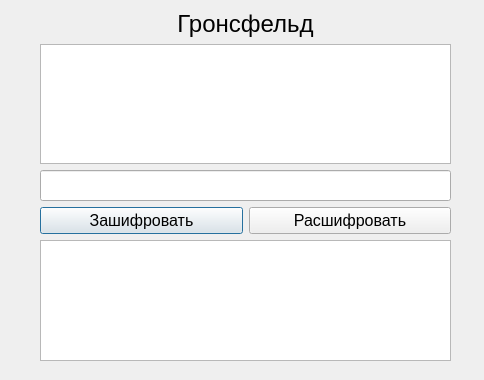
<?xml version="1.0" encoding="UTF-8"?>
<ui version="4.0">
 <class>Gronsfeld</class>
 <widget class="QDialog" name="Gronsfeld">
  <property name="geometry">
   <rect>
    <x>0</x>
    <y>0</y>
    <width>484</width>
    <height>380</height>
   </rect>
  </property>
  <property name="windowTitle">
   <string>Gronsfeld</string>
  </property>
  <widget class="QWidget" name="">
   <property name="geometry">
    <rect>
     <x>40</x>
     <y>10</y>
     <width>411</width>
     <height>351</height>
    </rect>
   </property>
   <layout class="QVBoxLayout" name="verticalLayout">
    <item>
     <widget class="QLabel" name="label">
      <property name="font">
       <font>
        <pointsize>18</pointsize>
       </font>
      </property>
      <property name="text">
       <string>Гронсфельд</string>
      </property>
      <property name="alignment">
       <set>Qt::AlignCenter</set>
      </property>
     </widget>
    </item>
    <item>
     <widget class="QTextEdit" name="input">
      <property name="font">
       <font>
        <pointsize>14</pointsize>
       </font>
      </property>
     </widget>
    </item>
    <item>
     <widget class="QLineEdit" name="key">
      <property name="font">
       <font>
        <pointsize>14</pointsize>
       </font>
      </property>
     </widget>
    </item>
    <item>
     <layout class="QHBoxLayout" name="horizontalLayout">
      <item>
       <widget class="QPushButton" name="encrypt">
        <property name="font">
         <font>
          <pointsize>12</pointsize>
         </font>
        </property>
        <property name="text">
         <string>Зашифровать</string>
        </property>
       </widget>
      </item>
      <item>
       <widget class="QPushButton" name="decrypt">
        <property name="font">
         <font>
          <pointsize>12</pointsize>
         </font>
        </property>
        <property name="text">
         <string>Расшифровать</string>
        </property>
       </widget>
      </item>
     </layout>
    </item>
    <item>
     <widget class="QTextEdit" name="output">
      <property name="font">
       <font>
        <pointsize>14</pointsize>
       </font>
      </property>
      <property name="readOnly">
       <bool>true</bool>
      </property>
     </widget>
    </item>
   </layout>
  </widget>
 </widget>
 <resources/>
 <connections/>
</ui>
